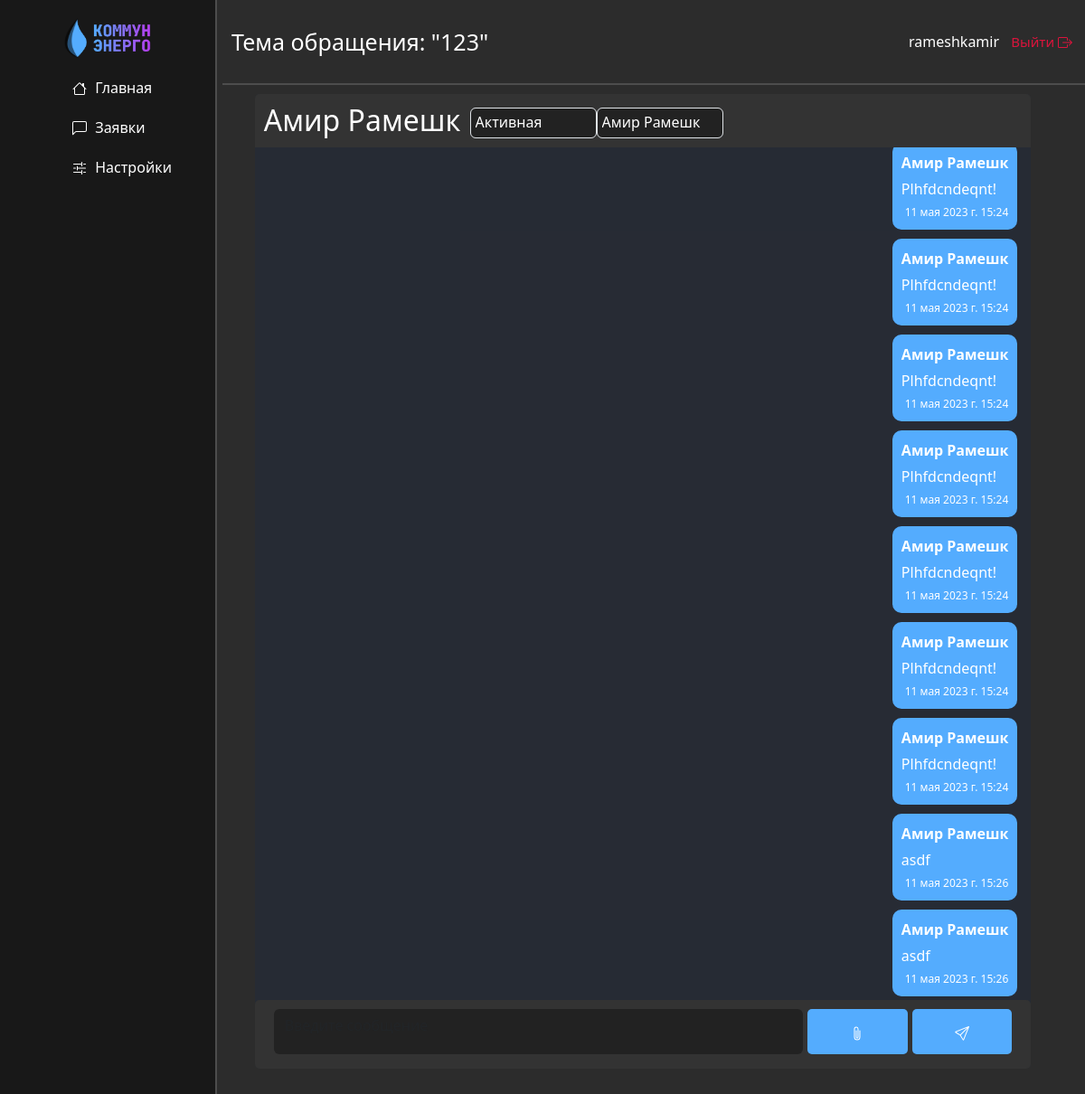
The app's page /messages/conversations/33/ (signed in) with its own data.
### messages_home/models.py (models this page shows, shortened)
class Conversation(models.Model):
  STATUS_CHOICES = [
    ('active', 'Активная'),
    ('closed', 'Закрыта'),
    ('snoozed', 'Отложена'),
  ]
  user1 = models.ForeignKey(User, on_delete=models.CASCADE, related_name='conversations_started')
  user2 = models.ForeignKey(User, on_delete=models.CASCADE, related_name='conversations_involved', null=True)
  title = models.CharField(max_length=50)
  created_at = models.DateTimeField(auto_now_add=True)
  status = models.CharField(max_length=20, choices=STATUS_CHOICES, default='Активная')
  class Meta:
    verbose_name_plural = 'Диалоги'
    verbose_name = 'Диалог'
    ordering = ['-created_at']

class Message(models.Model):
  text = models.TextField()
  conversation = models.ForeignKey(
    Conversation, related_name='messages', on_delete=models.CASCADE)
  sender = models.ForeignKey(
    User, related_name='messages', on_delete=models.CASCADE)
  created_at = models.DateTimeField(auto_now_add=True)
  attachment = models.ForeignKey(Attachment, on_delete=models.CASCADE, null=True, blank=True)
  class Meta:
    ordering = ('created_at',)
    verbose_name = 'Сообщение'
    verbose_name_plural = 'Сообщения'

### messages_home/views.py (the view)
# urls.py: path('conversations/<int:conversation_id>/', conversation_detail, name='conversation_detail'),
@login_required
def conversation_detail(request, conversation_id):
    conversation = get_object_or_404(Conversation.objects.filter(Q(id=conversation_id)))
    messages = conversation.messages.all()
    attachments = Attachment.objects.filter(message__conversation=conversation)
    support_group = Group.objects.get(name='Поддержка')
    support_users = User.objects.filter(groups__name=support_group.name)
    if request.method == 'POST':
        form = MessageForm(request.POST, request.FILES)
        if form.is_valid():
            message = form.save(commit=False)
            message.conversation = conversation
            message.sender = request.user
            attachment = request.FILES.get('message_attachment')
            if attachment is not None:
                attachment = Attachment.objects.create(
                    file=attachment,
                    uploaded_by=request.user
                )
            message.attachment = attachment
            if request.user.groups.filter(name='Поддержка').exists():
                conversation.user2 = message.sender
            conversation.save()
            message.save()
            created_at = message.created_at
            formatted_date = created_at.strftime('%d %B %Y г. %H:%M')
            formatted_date = formatted_date.replace(
            formatted_date.split()[1],
            {
                "January": "января",
                "February": "февраля",
                "March": "марта",
                "April": "апреля",
                "May": "мая",
                "June": "июня",
                "July": "июля",
                "August": "августа",
                "September": "сентября",
                "October": "октября",
                "November": "ноября",
                "December": "декабря",
            }[formatted_date.split()[1]],)
            if message.attachment is not None:
                message_data = {
                    'attachment': message.attachment.file.url,
                    'text': message.text,
                    'sender': message.sender.username,
                    'sender_first_name': message.sender.first_name,
                    'sender_last_name': message.sender.last_name,
                    'created_at': formatted_date,
                    'user': request.user.username,
                }
                print(message.sender.username)
            else:
                message_data = {
                    'text': message.text,
                    'sender': message.sender.username,
                    'sender_first_name': message.sender.first_name,
                    'sender_last_name': message.sender.last_name,
                    'created_at': formatted_date,
                    'user': request.user.username,
                }
            return JsonResponse({'message': message_data})
    else:
        form = MessageForm()
    context = {
        'conversation': conversation,
        'messages': messages,
        'form': form,
        'user': request.user,
        'support_users': support_users,
    }
    return render(request, 'messages_home/conversation_detail.html', context)

### messages_home/forms.py
class MessageForm(forms.ModelForm):
  class Meta:
    model = Message
    fields = ['text']
  text = forms.CharField(
    widget=forms.Textarea(
      attrs={
        'class': 'form-control',
        'rows': 3,
        'placeholder': 'Введите сообщение'
      }
    ),
    label=''
  )

### messages_home/templates/messages_home/conversation_detail.html (shortened to what this page needs)
{% extends 'main/layout.html' %}
{% load static %}
{% load attachment_filter %}
{% block pagename %}
<h1>Тема обращения: "{{ conversation.title }}"</h1>
{% endblock%}
{% block main_content %}
<div class="row justify-content-center">
  <div class="col-md-8">
    {% if user.groups.all.0.name != 'Обычные пользователи'%}
    <div class="conversation-topline">
      <h2 class="conversation-title">{{ conversation.user1.first_name }} {{ conversation.user1.last_name }}</h2>
      <select class="form-control forms-stat-date message-form-select" id="status" name="status">
        <option class="status-option" selected hidden>{{ conversation.status }}</option>
      </select>
      <select class="form-control forms-stat-date message-form-select" id="names" name="names">
        {% if conversation.user2 %}
        <option class="status-option" selected hidden>{{ conversation.user2.first_name }} {{ conversation.user2.last_name }}</option>
        {% else %}
        <option class="status-option" selected hidden>Не назначен</option>
        {% endif%}
      </select>
    </div>
    {% else %}
    <h2 class="conversation-title">Техническая поддержка</h2>
    {% endif %}
    <div class="chat-box">
      {% for message in messages %}
      <div class="message-box {% if message.sender == user %}message-right{% else %}message-left{% endif %}">
        <div class="message-sender">{{ message.sender.first_name }} {{ message.sender.last_name }}</div>
        <div class="message-text">{{ message.text }}</div>
        <div class="message-timestamp">{{ message.created_at }}</div>
      </div>
      {% endfor %}
    </div>
    <form enctype="multipart/form-data" method="post" class="send-message-form"
      action="{% url 'conversation_detail' conversation.id %}">
      {{ form.as_p }}
      <button type="button" class="send-message-btn attach-file-btn">
        <svg xmlns="http://www.w3.org/2000/svg" width="16" height="16" fill="currentColor" class="bi bi-paperclip"
          viewBox="0 0 16 16">
          <path
            d="M4.5 3a2.5 2.5 0 0 1 5 0v9a1.5 1.5 0 0 1-3 0V5a.5.5 0 0 1 1 0v7a.5.5 0 0 0 1 0V3a1.5 1.5 0 1 0-3 0v9a2.5 2.5 0 0 0 5 0V5a.5.5 0 0 1 1 0v7a3.5 3.5 0 1 1-7 0V3z" />
        </svg>
      </button>
      <button type="submit" class="send-message-btn">
      </button>
    </form>
  </div>
</div>
{% endblock %}

### main/templates/main/layout.html (shortened to what this page needs)
{% load static %}
<!DOCTYPE html>
<html class="theme-dark">
<head>
  <link href="https://cdn.jsdelivr.net/npm/bootstrap@5.3.0-alpha3/dist/css/bootstrap.min.css" rel="stylesheet"
>
  <link rel="stylesheet" href="{% static 'main/css/main.css' %}">
</head>
<body>
<div class="aside-box">
  <aside>
    <img src="{% static '/main/img/logo.png' %}" alt="logo">
    <ul>
      <a href="{% url 'home' %}">
        <li>
          Главная
        </li>
      </a>
      <a href="{% url 'conversations_list' %}">
        <li>
          Заявки
        </li>
      </a>
      {% if user.groups.all.0.name != 'Обычные пользователи'%}
      <a href="{% url 'settings' %}">
        <li>
          Настройки
        </li>
      </a>
      {% endif %}
    </ul>
  </aside>
</div>
<main>
  <div class="topline">
    <div class="topline-content">
      <div class="page-name">
        {% block pagename %}
        {% endblock%}
      </div>
      <div class="login-panel">
        <label class="user-name">
          {{ user }}
        </label>
        <a class="logout-btn" onclick="logout()">
          Выйти
        </a>
      </div>
    </div>
  </div>
  {% block main_content %}
  {% endblock %}
</main>
</body>
</html>

### main/static/main/css/main.css (style rules this page uses)
* { font-family: system-ui, -apple-system, "Segoe UI", Roboto, "Helvetica Neue", "Noto Sans", "Liberation Sans", Arial, sans-serif, "Apple Color Emoji", "Segoe UI Emoji", "Segoe UI Symbol", "Noto Color Emoji"; color: #fff; }
body { background: #2c2c2c; }
aside { display: flex; flex-direction: column; flex-wrap: no-wrap; float: left; align-items: center; background: #181818; width: 20%; padding: 2,5%; height: 100vh; position: fixed; border-right: 2px solid #4d4d4d; }
aside img { margin-top: 20px; width: 40%; float: left; }
aside ul { list-style: none; }
aside a { text-decoration: none; }
aside ul li { color: #fff; margin-top: 20px; display: block; transition: transform .6s ease; }
.topline { width: 100%; height: 7vh; color: white; font-family: system-ui, -apple-system, "Segoe UI", Roboto, "Helvetica Neue", "Noto Sans", "Liberation Sans", Arial, sans-serif, "Apple Color Emoji", "Segoe UI Emoji", "Segoe UI Symbol", "Noto Color Emoji"; }
.topline-content { display: flex; padding: 10px; width: 100%; height: 7vh; border-bottom: 2px solid #4d4d4d; }
.topline-content h1 { font-size: 25px; }
main { padding-left: 20.5%; }
.col-md-8 { background-color: rgba(15, 41, 84, 0.189); border-radius: 5px; padding: 0px; width: 90%; margin-top: 10px; }
.conversation-title { margin: 10px; }
.chat-box { display: flex; flex-direction: column; overflow-y: auto; overflow-x: hidden; height: 70vh; margin-top: 0; }
.message-box { margin: 5px; padding: 10px; border-radius: 10px; word-wrap: break-word; overflow-wrap: break-word; max-width: 40%; }
.message-right { align-self: flex-end; background-color: #54ACFE; margin-right: 15px; }
.message-box .message-sender { font-weight: bold; margin-bottom: 5px; }
.message-box .message-text { display: inline-block; width: auto; max-width: 100%; word-wrap: break-word; }
.message-box .message-timestamp { font-size: 12px; color: white; margin-top: 5px; text-align: right; }
.send-message-form { display: flex; justify-content: flex-start; border-radius: 5px; background-color: #333; padding: 10px 21px; }
.send-message-form button { background-color: #54ACFE; color: #fff; border: none; padding: 0 5px; max-height: 50px; border-radius: 5px; margin-left: 5px; align-self: right; width: 15%; }
.send-message-form textarea { color: white; overflow-y: auto; display: inline; background-color: #222; height: 50px; border: 0; resize: none; }
.send-message-form p { width: 80%; margin: 0; padding: 0; }
.forms-stat-date { margin-top: 4px; height: 34px; background-color: #222; color: white; padding: 3px 5px 5px 5px; width: 193px; }
.nav-icon { margin-right: 5px; margin-bottom: 2px; }
.logout-btn { color: #dc143c; font-size: 15px; cursor: pointer; padding: 4px; text-decoration: none; }
.topline-content { display: flex; align-items: center; justify-content: space-between; }
.user-name { margin-right: 5px; }
.bi-box-arrow-right { margin-bottom: 2px; fill: #dc143c; }
.status-option { background-color: #222; }
.conversation-topline { display: flex; flex-direction: row; background-color: #333; border-top-right-radius: 5px; border-top-left-radius: 5px; }
.message-form-select { margin-top: 15px; max-width: 140px; }
.row { display: flex; width: 100%; margin-right: 10px; }
.page-name h1 { margin-bottom: 0; }

### records on screen
Conversation: title "123", user1.first_name "Амир", user1.last_name "Рамешк", status "Активная", names "Амир Рамешк"
Message: sender.first_name "Амир", sender.last_name "Рамешк", text "Plhfdcndeqnt!", created_at "11 мая 2023 г. 15:24"
Message: sender.first_name "Амир", sender.last_name "Рамешк", text "Plhfdcndeqnt!", created_at "11 мая 2023 г. 15:24"
Message: sender.first_name "Амир", sender.last_name "Рамешк", text "Plhfdcndeqnt!", created_at "11 мая 2023 г. 15:24"
Message: sender.first_name "Амир", sender.last_name "Рамешк", text "Plhfdcndeqnt!", created_at "11 мая 2023 г. 15:24"
Message: sender.first_name "Амир", sender.last_name "Рамешк", text "Plhfdcndeqnt!", created_at "11 мая 2023 г. 15:24"
Message: sender.first_name "Амир", sender.last_name "Рамешк", text "Plhfdcndeqnt!", created_at "11 мая 2023 г. 15:24"
Message: sender.first_name "Амир", sender.last_name "Рамешк", text "Plhfdcndeqnt!", created_at "11 мая 2023 г. 15:24"
Message: sender.first_name "Амир", sender.last_name "Рамешк", text "asdf", created_at "11 мая 2023 г. 15:26"
Message: sender.first_name "Амир", sender.last_name "Рамешк", text "asdf", created_at "11 мая 2023 г. 15:26"

### other values on screen
{{ user }} "rameshkamir"
